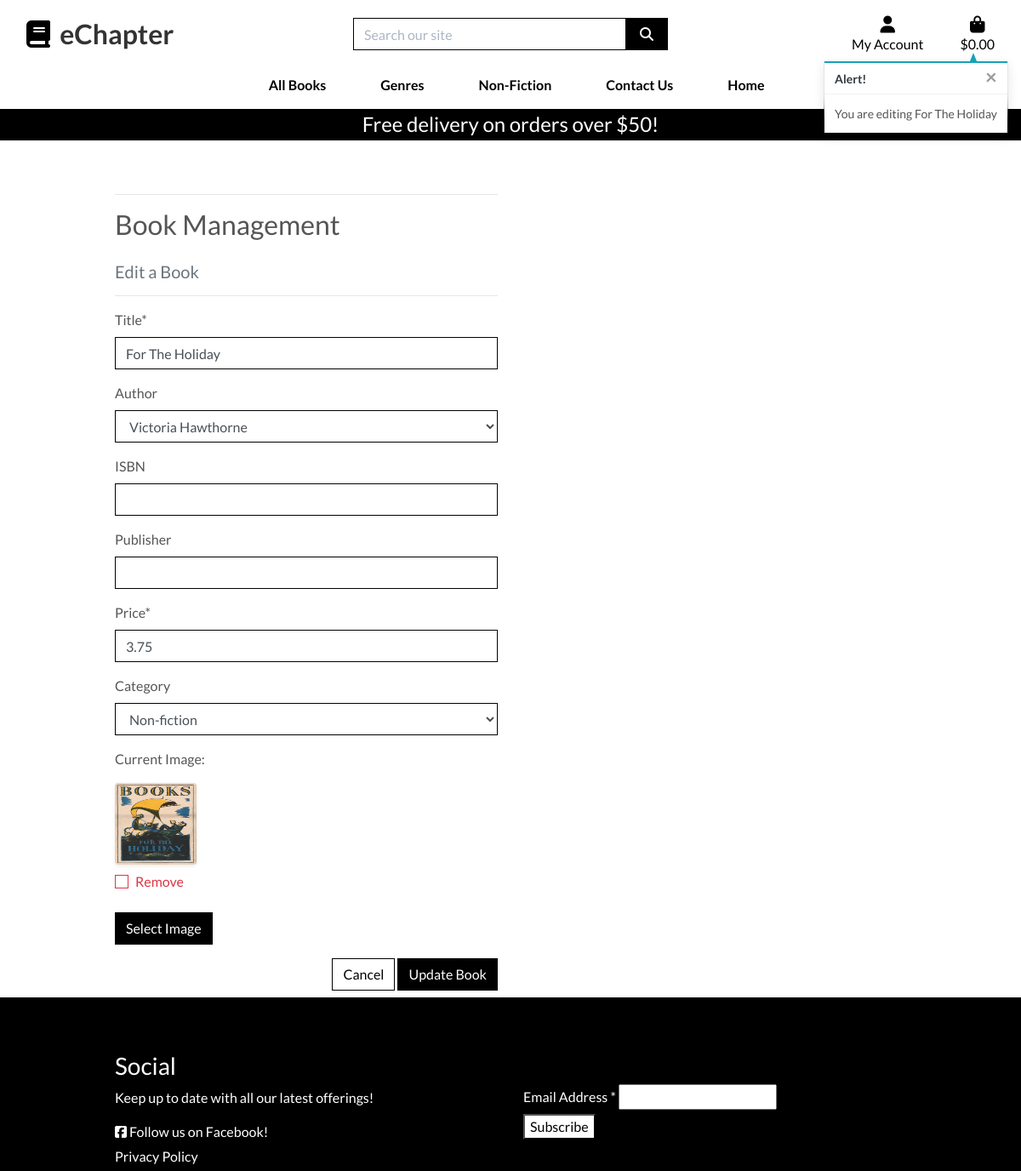
/products/edit/16/ (signed in), run on an earlier commit of the app's database.
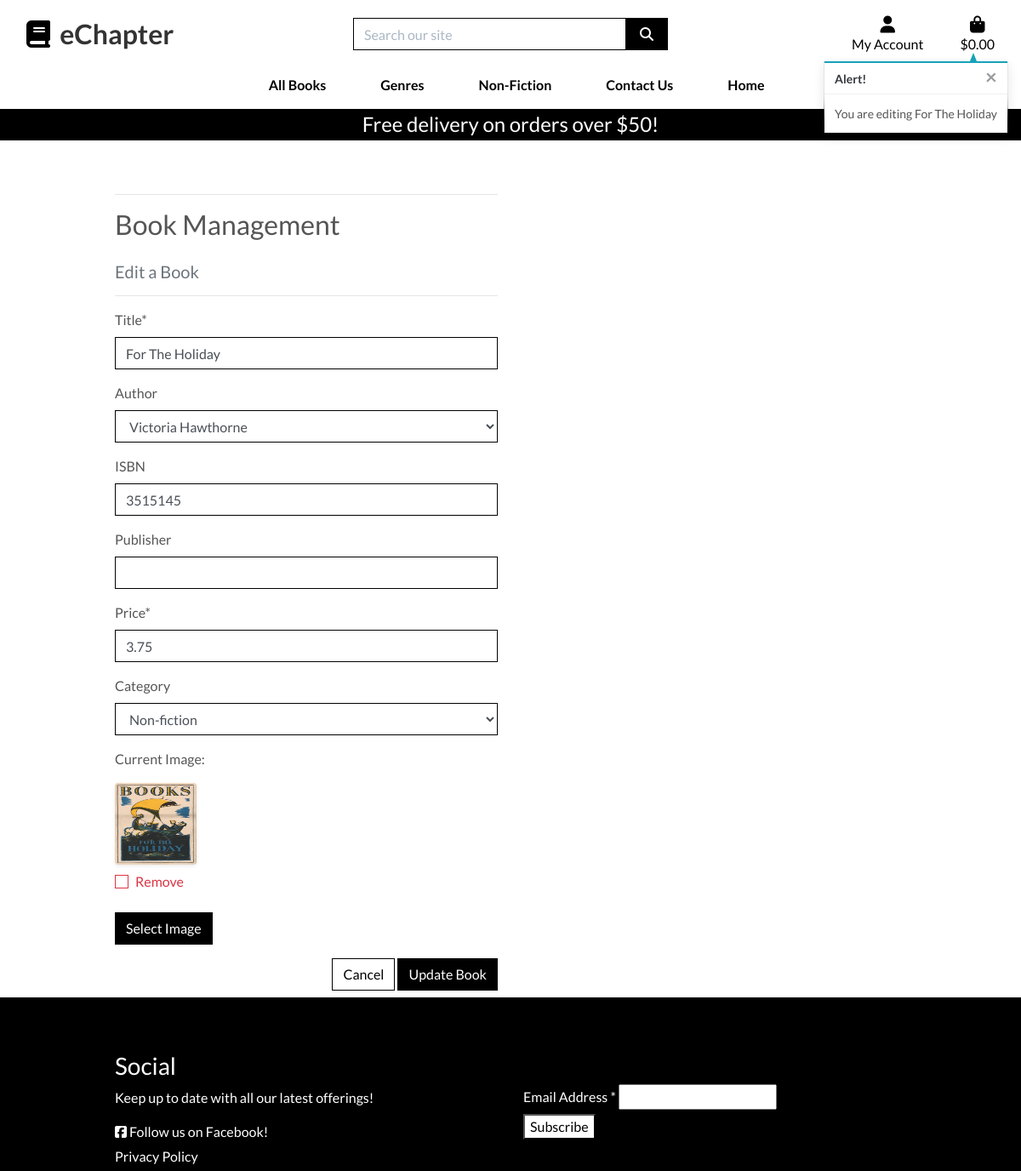
And on a later commit of the database.
### products/models.py (models this page shows, shortened)
class Book(models.Model):
    title = models.CharField(max_length=255)
    author = models.ForeignKey(
        'Author', null=True, blank=True, on_delete=models.SET_NULL)
    ISBN = models.CharField(max_length=13, null=True, blank=True)
    publisher = models.CharField(max_length=255, null=True, blank=True)
    price = models.DecimalField(max_digits=6, decimal_places=2)
    category = models.ForeignKey(
        'Category', null=True, blank=True, on_delete=models.SET_NULL)
    cover_image = models.ImageField(null=True, blank=True)

### products/views.py (the view)
# urls.py: path('edit/<int:book_id>/', views.edit_book, name='edit_book'),
@login_required
def edit_book(request, book_id):
    if not request.user.is_superuser:
        messages.error(request, 'Sorry, only store owners can do that.')
        return redirect(reverse('home'))
    book = get_object_or_404(Book, pk=book_id)
    if request.method == 'POST':
        form = BookForm(request.POST, request.FILES, instance=book)
        if form.is_valid():
            form.save()
            messages.success(request, 'Successfully updated book!')
            return redirect(reverse('book_detail', args=[book.id]))
        else:
            msg = 'Failed to update book. Please ensure the form is valid.'
            messages.error(request, msg)
    else:
        form = BookForm(instance=book)
        messages.info(request, f'You are editing {book.title}')
    template = 'products/edit_book.html'
    context = {
        'form': form,
        'book': book,
    }
    return render(request, template, context)

### products/forms.py
class BookForm(forms.ModelForm):
    class Meta:
        model = Book
        fields = '__all__'
    cover_image = forms.ImageField(
        label='Image',
        required=False,
        widget=CustomClearableFileInput
    )
    def __init__(self, *args, **kwargs):
        super().__init__(*args, **kwargs)
        for field_name, field in self.fields.items():
            field.widget.attrs['class'] = 'border-black rounded-0'

### bag/contexts.py (called while the page is built, shortened)
def bag_contents(request):
    bag_items = []
    total = 0
    book_count = 0
    bag = request.session.get('bag', {})
    if total < settings.FREE_DELIVERY_THRESHOLD:
        delivery = total * Decimal(settings.STANDARD_DELIVERY_PERCENTAGE / 100)
        free_delivery_delta = settings.FREE_DELIVERY_THRESHOLD - total
    else:
        delivery = 0
        free_delivery_delta = 0
    grand_total = delivery + total
    context = {
        'bag_items': bag_items,
        'total': total,
        'book_count': book_count,
        'delivery': delivery,
        'free_delivery_delta': free_delivery_delta,
        'free_delivery_threshold': settings.FREE_DELIVERY_THRESHOLD,
        'grand_total': grand_total,
    }
    return context

### products/templates/products/edit_book.html (shortened to what this page needs)
{% extends "base.html" %}
{% load static %}
{% block page_header %}
    <div class="container header-container">
    </div>
{% endblock %}
{% block content %}
    <div class="overlay"></div>
    <div class="container">
        <div class="row">
            <div class="col-12 col-md-6">
                <hr>
                <h2 class="logo-font mb-4">Book Management</h2>
                <h5 class="text-muted">Edit a Book</h5>
                <hr>
            </div>
        </div>
        <div class="row">
            <div class="col-12 col-md-6">
                <form method="POST" action="{% url 'edit_book' book.id %}" class="form mb-2" enctype="multipart/form-data">
                    {% for field in form %}
                        {% if field.name != 'cover_image' %}
                            {{ field | as_crispy_field }}
                        {% else %}
                            {{ field }}
                        {% endif %}
                    {% endfor %}
                    <div class="text-right">
                        <a class="btn btn-outline-black rounded-0" href="{% url 'products' %}">Cancel</a>
                        <button class="btn btn-black rounded-0" type="submit">Update Book</button>
                    </div>
                </form>
            </div>
        </div>
    </div>
{% endblock %}

What changed in the data, as far as the page shows it:
changed Book "For The Holiday": ISBN (not shown) → "3515145"
